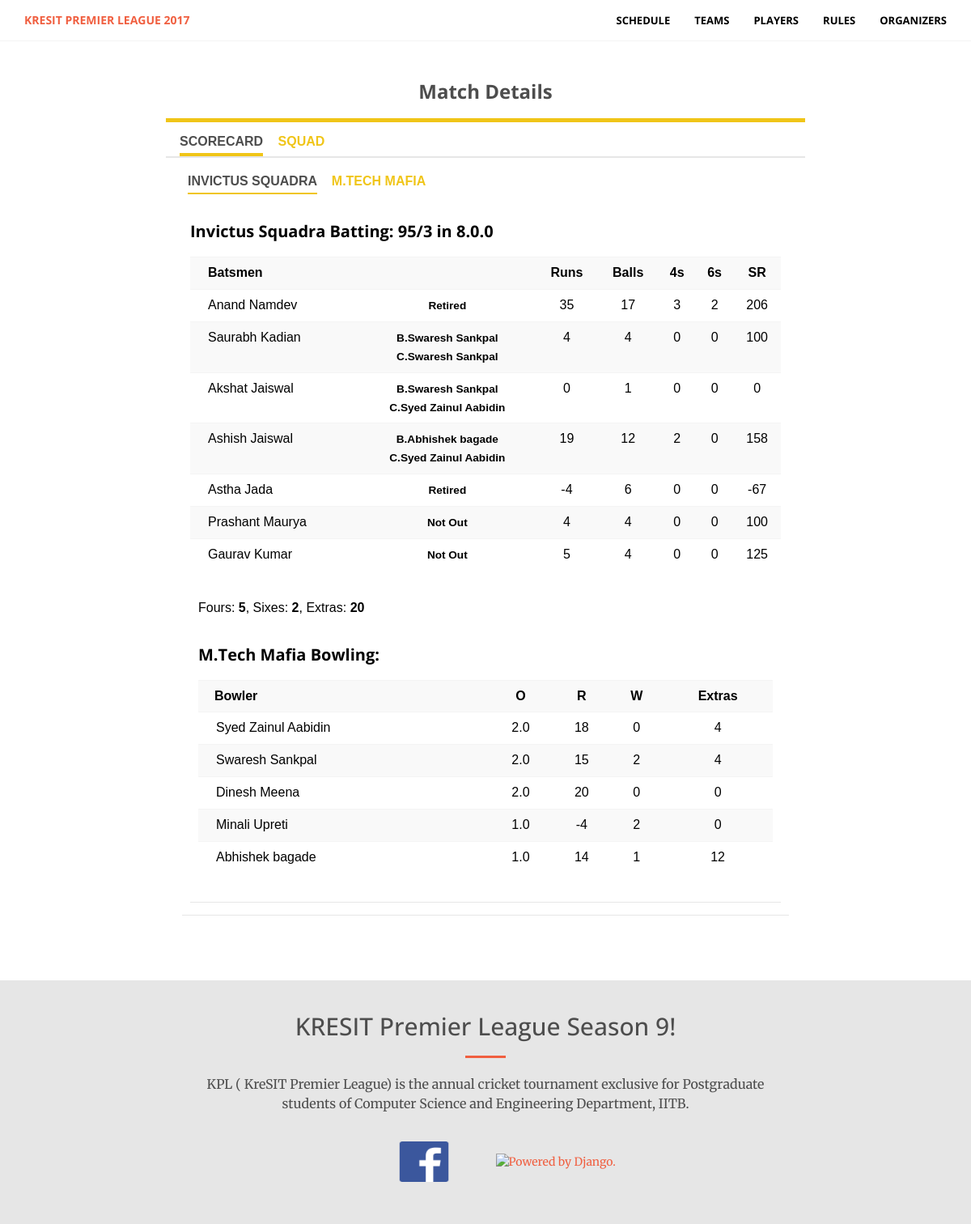
Screenshot of /kpl/match_details/37/ with the database file from the repository.
### matches/models.py (models this page shows, shortened)
class Innings(models.Model):
    batting = models.ForeignKey(Team,related_name='inning_batting')
    bowling = models.ForeignKey(Team,related_name='inning_bowling')
    runs = models.IntegerField(default=0)
    wickets = models.IntegerField(default=0)
    balls = models.IntegerField(default=0)
    extras = models.IntegerField(default=0)

class Batting_Scorecard(models.Model):
    retired_choice = (
        ('No', 'No'),
        ('Yes', 'Yes'),
    )
    innings = models.ForeignKey(Innings,related_name='batting_innings')
    batsman = models.ForeignKey(Sold_Player,related_name='scorecard_batsman')
    runs = models.IntegerField(default=0)
    balls = models.IntegerField(default=0)
    fours = models.IntegerField(default=0)
    sixes = models.IntegerField(default=0)
    wicket = models.ForeignKey(Wicket,related_name='wicket_batsman',blank=True,null=True)
    retired = models.CharField(choices=retired_choice,max_length=6,default='No')
    come_back = models.CharField(choices=retired_choice,max_length=6,default='No')

class Wicket(models.Model):
    type = models.ForeignKey(Wicket_Type,related_name='wicket_type')
    player1 = models.ForeignKey(Sold_Player,blank=True,related_name='wicket_player1')
    player2 = models.ForeignKey(Sold_Player,blank=True,related_name='wicket_player2',null=True)

class Bowling_Scorecard(models.Model):
    innings = models.ForeignKey(Innings,related_name='bowling_innings')
    bowler = models.ForeignKey(Sold_Player,related_name='scorecard_bowler')
    runs = models.IntegerField(default=0)
    wickets = models.IntegerField(default=0)
    balls = models.IntegerField(default=0)
    overs = models.CharField(max_length=3,default='0.0')
    extras = models.IntegerField(default=0)

### teams/models.py (models this page shows)
class Team(models.Model):
    manager_only_opts = (
        ('Yes', 'Yes'),
        ('No', 'No'),
    )
    name = models.CharField(max_length=50)
    manager = models.ForeignKey(Player,on_delete=models.CASCADE)
    captain = models.ForeignKey(Player,on_delete=models.CASCADE,related_name='captain')
    logo = models.ImageField(upload_to='team_logo/')
    manager_only = models.CharField(choices=manager_only_opts,max_length=3,default='No')
    players_cost = models.IntegerField(default=0)
    manager_cost = models.IntegerField(default=0)
    money = models.IntegerField(default=3000)
    alias = models.CharField(max_length=10,blank=True)
    def __str__(self):
        return str(self.name)

### auctions/models.py (models this page shows)
class Sold_Player(models.Model):
    player = models.ForeignKey(Player,on_delete=models.CASCADE)
    team = models.ForeignKey(Team,on_delete=models.CASCADE)
    price = models.IntegerField(default=0)
    runs = models.IntegerField(default=0)
    wickets = models.IntegerField(default=0)
    balls = models.IntegerField(default=0)
    sixes = models.IntegerField(default=0)
    fours = models.IntegerField(default=0)
    catches = models.IntegerField(default=0)
    runout = models.IntegerField(default=0)
    def __str__(self):
        return str(self.player)

### players/models.py (models this page shows)
class Player(models.Model):
    cat_opts = (
        ('Batsman', 'Batsman'),
        ('Bowler', 'Bowler'),
        ('All-Rounder', 'All-Rounder'),
    )
    year_opts = (
        ('First', 'First'),
        ('Second', 'Second'),
        ('Third', 'Third'),
    )
    pool_opts = (
        ('A', 'A'),
        ('B', 'B'),
    )
    manager_opts = (
        ('Yes', 'Yes'),
        ('No', 'No'),
    )
    gender_opts = (
        ('Male', 'Male'),
        ('Female', 'Female'),
    )
    auction_opts = (
        ('pending', 'pending'),
        ('sold', 'sold'),
    )
    name = models.CharField(max_length=100, unique=True)
    gender = models.CharField(choices=gender_opts,default='Male',max_length=6)
    manager = models.CharField(choices=manager_opts,max_length=3)
    year = models.CharField(max_length=10,choices=year_opts)
    pic = models.ImageField(upload_to='player_pics/')
    phone_no = models.CharField(max_length=10)
    category = models.CharField(choices=cat_opts, max_length=100)
    prev_exp = models.TextField(max_length=100,default='Not Specified')
    kpl_exp = models.TextField(max_length=100,default='None')
    pool = models.CharField(max_length=1,choices=pool_opts,default='B')
    auction_status = models.CharField(choices=auction_opts,max_length=10,default='pending')
    class Meta:
        ordering = ['pool','name']
    def __str__(self):
        return str(self.name)

### dashboard/views.py (the view)
# urls.py: url(r'^match_details/(?P<match>[0-9]+)/$', Match_Details.as_view(),name='match_details'),
class Match_Details(View):
    def get(self,request,match):
        t = datetime.datetime(2017, 2, 15, 15, 0, 0)
        td = t-datetime.datetime.now()
        time = int(td.total_seconds())
        matches = Match.objects.all().order_by('match_number')
        current_match = Match.objects.get(id=match)
        current_inning = current_match.first_innings
        current_over = Over.objects.filter(innings=current_inning).last()
        try:
            other_inning = Innings.objects.filter(batting=current_inning.bowling,
                                                  bowling=current_inning.batting)
            other_over = ""
            if len(other_inning)!=0:
                other_inning = other_inning[0]
                other_over = str(other_inning.balls / 6) + "." + str(other_inning.balls % 6)
            team1 = Sold_Player.objects.filter(team=current_inning.batting).order_by('player__name')
            team2 = Sold_Player.objects.filter(team=current_inning.bowling).order_by('player__name')
            striker = Batting_Scorecard.objects.filter(batsman=current_over.striker,innings=current_inning)[0]
            non_striker = Batting_Scorecard.objects.filter(batsman=current_over.non_striker,innings=current_inning)[0]
            bowler = Bowling_Scorecard.objects.filter(bowler=current_over.bowler,innings=current_inning)[0]
            cur_over = str(current_inning.balls/6)+"."+str(current_inning.balls%6)
            balls = Ball.objects.filter(over=current_over)
            bowler_over = str(bowler.balls/6)+"."+str(bowler.balls%6)
            batting_lineup = Batting_Scorecard.objects.filter(innings=current_inning)
            bowling_lineup = Bowling_Scorecard.objects.filter(innings=current_inning)
            other_batting_lineup = Batting_Scorecard.objects.filter(innings=other_inning)
            other_bowling_lineup = Bowling_Scorecard.objects.filter(innings=other_inning)
            tot_fours = 0
            tot_sixes = 0
            for batsman in batting_lineup:
                tot_fours += batsman.fours
                tot_sixes += batsman.sixes
            other_tot_fours = 0
            other_tot_sixes = 0
            for batsman in other_batting_lineup:
                other_tot_fours += batsman.fours
                other_tot_sixes += batsman.sixes
            match_started = 'Yes'
        except Exception:
            print(traceback.format_exc())
            other_inning = None
            cur_over = '0.0'
            striker = "Striker"
            non_striker = "Non Striker"
            bowler = "Bowler"
            balls = None
            bowler_over = ""
            tot_fours = 0
            tot_sixes = 0
            other_tot_fours = 0
            other_tot_sixes = 0
            batting_lineup = None
            bowling_lineup = None
            other_batting_lineup = None
            other_bowling_lineup = None
            other_over = '0.0'
            other_inning = None
            team1 = None
            team2 = None
            match_started = None
        context = {
            'time': time,
            'matches' : matches,
            'match_started' : match_started,
            'current_match' : current_match,
            'current_inning' : current_inning,
            'other_inning': other_inning,
            'current_over' : current_over,
            'other_over' : other_over,
            'team1' : team1,
            'team2' : team2,
            'cur_over' : cur_over,
            'striker' : striker,
            'non_striker' : non_striker,
            'bowler' : bowler,
            'balls' : balls,
            'bowler_over' : bowler_over,
            'batting_lineup' : batting_lineup,
            'bowling_lineup' : bowling_lineup,
            'other_batting_lineup': other_batting_lineup,
            'other_bowling_lineup': other_bowling_lineup,
            'tot_fours' : tot_fours,
            'tot_sixes' : tot_sixes,
            'other_tot_fours': other_tot_fours,
            'other_tot_sixes': other_tot_sixes,
        }
        return render(request,"match_details.html",context)

### templates/match_details.html (shortened to what this page needs)
{% extends 'base.html' %}
{% load static %}
{% load crispy_forms_tags %}
{% block content %}
<section id="register">
    <div class="row">
        <div class="col-md-10 col-md-offset-1 text-center">
            <br>
            <br>
            <h3><b>Match Details</b></h3>
        </div>
        <div class="col-xs-offset-2 col-xs-8">
                <div class="rca-medium-widget rca-top-border ">
                    <ul class="rca-tab-list">
                        <li class="rca-tab-link active" data-tab="tab-41" onclick="showTab(this);">SCORECARD</li>
                        <li class="rca-tab-link" data-tab="tab-42" onclick="showTab(this);">SQUAD</li>
                    </ul>
                    <div id="tab-41" class="rca-tab-content rca-padding active">
                        <ul class="rca-tab-list small">
                            <li class="rca-tab-link active" data-tab="tab-401" onclick="showTab(this);">{{ current_inning.batting.name }}</li>
                            <li class="rca-tab-link" data-tab="tab-402" onclick="showTab2(this);">{{ current_inning.bowling.name }}</li>
                        </ul>
                        {% if match_started %}
                        <div id="tab-401" class="rca-tab-content rca-padding active">
                            <div class="rca-batting-score rca-padding">
                                <strong><h3>{{ current_inning.batting.name }} Batting: {{ current_inning.runs }}/{{ current_inning.wickets }} in {{ cur_over }}</strong></h3>
                                <table class="table table-striped">
                                    <tr>
                                        <th style="padding-left:22px;">Batsmen</th>
                                        <th class="text-center"></th>
                                        <th class="text-center">Runs</th>
                                        <th class="text-center">Balls</th>
                                        <th class="text-center">4s</th>
                                        <th class="text-center">6s</th>
                                        <th class="text-center">SR</th>
                                    </tr>
                                    {%  for batsman in batting_lineup %}
                                    <tr>
                                        <td style="padding-left:22px;">{{ batsman.batsman }} </td>
                                        <td class="text-center">
                                            {% if batsman.wicket %}
                                                {% ifequal batsman.wicket.type.type 'Caught' %}
                                                    <small><b>B.{{ batsman.wicket.player1 }}</b></small><br>
                                                    <small><b>C.{{ batsman.wicket.player2 }}</b></small>
                                                {% endifequal %}
                                            {% else%}
                                                    {% ifequal batsman.retired 'Yes' %}
                                                        <small><b>Retired</b></small>
                                                        {% else %}
                                                            <small><b>Not Out</b></small>
                                                    {% endifequal %}
                                            {% endif %}
                                        </td>
                                        <td class="text-center">{{ batsman.runs }}</td>
                                        <td class="text-center">{{ batsman.balls }}</td>
                                        <td class="text-center">{{ batsman.fours }}</td>
                                        <td class="text-center">{{ batsman.sixes }}</td>
                                        {% ifequal balls 0 %}
                                            <td class="text-center">0</td>
                                        {% else %}
                                            <td class="text-center">{% widthratio batsman.runs batsman.balls 100 %}</td>
                                        {% endifequal %}
                                    </tr>
                                    {% endfor %}
                                </table>
                                <div class="rca-padding">
                                    <span>Fours: <strong>{{ tot_fours }}</strong></span>, <span>Sixes: <strong>{{ tot_sixes }}</strong></span>,
                                    <span>Extras: <strong>{{ current_inning.extras }}</strong></span>
                                </div>
                                <div class="rca-bowling-score rca-padding">
                                    <h3><strong>{{ current_inning.bowling }} Bowling:</strong></h3>
                                    <table class="table table-striped">
                                        <tr>
                                            <th style="padding-left:20px;">Bowler</th>
                                            <th class="text-center">O</th>
                                            <th class="text-center">R</th>
                                            <th class="text-center">W</th>
                                            <th class="text-center">Extras</th>
                                        </tr>
                                        {% for bowler in bowling_lineup %}
                                        <tr>
                                            <td style="padding-left:22px;">{{ bowler.bowler }}</td>
                                            <td class="text-center">{{ bowler.overs }}</td>
                                            <td class="text-center">{{ bowler.runs }}</td>
                                            <td class="text-center">{{ bowler.wickets }}</td>
                                            <td class="text-center">{{ bowler.extras }}</td>
                                        </tr>
                                        {% endfor %}
                                    </table>
                                </div>
                            </div>
                        </div>
                    {% endif %}
                    </div>
            </div>
        </div>
    </div>
</section>
{% endblock %}

### rows the page displays
Innings: batting.name "INVICTUS SQUADRA", bowling.name "M.TECH MAFIA", batting.name "Invictus Squadra", runs "95", wickets "3", extras "20", bowling "M.Tech Mafia"
Batting_Scorecard: batsman "Anand Namdev", shows "Retired", runs "35", balls "17", fours "3", sixes "2", runs+balls "206"
Batting_Scorecard: batsman "Saurabh Kadian", wicket.player1 "Swaresh Sankpal", wicket.player2 "Swaresh Sankpal", runs "4", balls "4", fours "0", sixes "0", runs+balls "100"
Batting_Scorecard: batsman "Akshat Jaiswal", wicket.player1 "Swaresh Sankpal", wicket.player2 "Syed Zainul Aabidin", runs "0", balls "1", fours "0", sixes "0", runs+balls "0"
Batting_Scorecard: batsman "Ashish Jaiswal", wicket.player1 "Abhishek bagade", wicket.player2 "Syed Zainul Aabidin", runs "19", balls "12", fours "2", sixes "0", runs+balls "158"
Batting_Scorecard: batsman "Astha Jada", shows "Retired", runs "-4", balls "6", fours "0", sixes "0", runs+balls "-67"
Batting_Scorecard: batsman "Prashant Maurya", shows "Not Out", runs "4", balls "4", fours "0", sixes "0", runs+balls "100"
Batting_Scorecard: batsman "Gaurav Kumar", shows "Not Out", runs "5", balls "4", fours "0", sixes "0", runs+balls "125"
Bowling_Scorecard: bowler "Syed Zainul Aabidin", overs "2.0", runs "18", wickets "0", extras "4"
Bowling_Scorecard: bowler "Swaresh Sankpal", overs "2.0", runs "15", wickets "2", extras "4"
Bowling_Scorecard: bowler "Dinesh Meena", overs "2.0", runs "20", wickets "0", extras "0"
Bowling_Scorecard: bowler "Minali Upreti", overs "1.0", runs "-4", wickets "2", extras "0"
Bowling_Scorecard: bowler "Abhishek bagade", overs "1.0", runs "14", wickets "1", extras "12"

### other values shown
{{ cur_over }} "8.0.0"
{{ tot_fours }} "5"
{{ tot_sixes }} "2"
